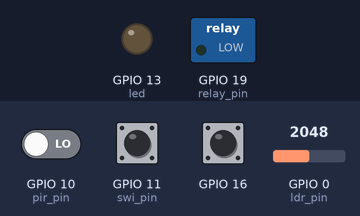
A sketch run on a simulated ESP32-S3. Shown: switched loads named in the sketch (green lamp = pin HIGH), output pins drawn as LEDs (lit = HIGH). The inputs (shaded band) are chosen by the test bench; at power-on: GPIO 11 (swi_pin) LOW, GPIO 0 (ldr_pin) = 2048, GPIO 10 (pir_pin) LOW, GPIO 16 HIGH.

Above: at 1.2 s.
1.3 s: GPIO 11 (swi_pin) pulled HIGH for 0.15 s
At 1.37 s:
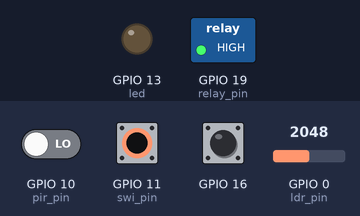
2.9 s: GPIO 11 (swi_pin) pulled HIGH for 3.2 s
At 7.0 s:
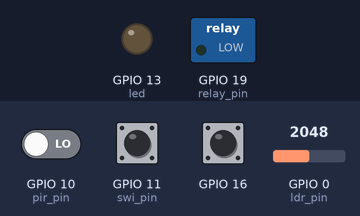
Timing chart, 0 to 8.5 s (numbered marks = the images above; inputs shaded):
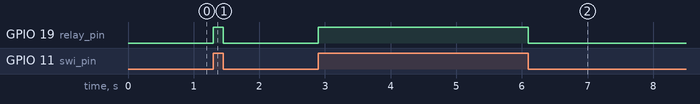

The sketch:

pir_switch5_teensy.ino
```cpp
const int relay_pin = 19;
const int ldr_pin = 0;
const int pir_pin = 10;
const int swi_pin = 11;
int led = 13;
boolean y=false;

void setup() {
pinMode(relay_pin,OUTPUT);
pinMode(swi_pin,INPUT);
pinMode(pir_pin,INPUT);
//pinMode(ldr_pin,INPUT);
Serial.begin(9600);
pinMode(led, OUTPUT);
int x = 0;
}
void loop() {

  digitalWrite(relay_pin,LOW);
  int pirval = digitalRead(pir_pin);
  int ldrval = analogRead(ldr_pin);
  int swi = digitalRead(swi_pin);
  int touch = touchRead(16);

if(touch>1000){
  digitalWrite(relay_pin,HIGH);
 delay(180000);
}

if(pirval==1){
   if(ldrval<300){
    int x=1;
  while(x<30){
         digitalWrite(relay_pin,HIGH);
         int pirval = digitalRead(pir_pin);
             if(pirval==1){
              x=1;
              Serial.println("IF triggered, x = ");
              Serial.println(x);
              }
              else{
                x++;
              }
        delay(1000);
        Serial.println("Xval after add= ");
        Serial.println(x);
        Serial.println("Pirval= ");
        Serial.println(pirval);
       }
   }
   }

if(swi==1){
  int x=1;
  while(x==1){
         digitalWrite(relay_pin,HIGH);
         int swi = digitalRead(swi_pin);
             if(swi==0){
              break;
             }
  }
}
}
```

Measured:
- after the input at 1.3 s, GPIO 19 (relay_pin): LOW → HIGH at once, → LOW 0.15 s later
- after the input at 2.9 s, GPIO 19 (relay_pin): LOW → HIGH at once, → LOW 3.2 s later
